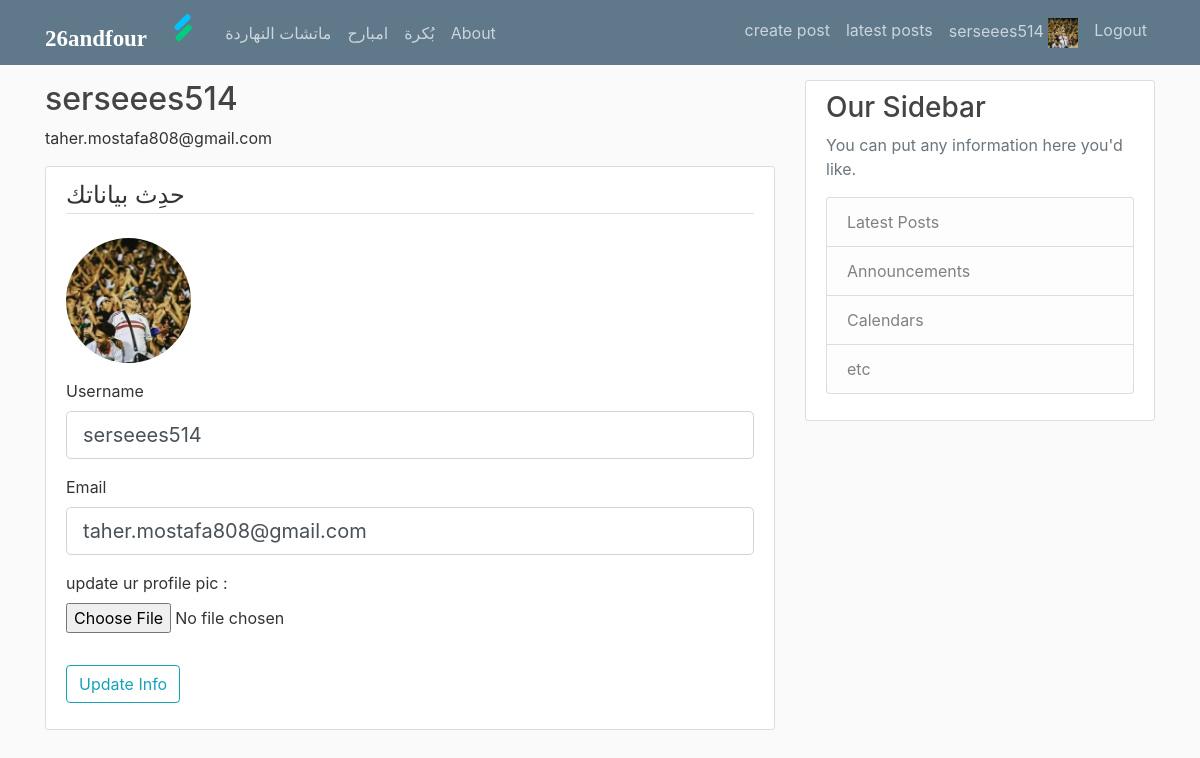
Page /account (signed in) on the committed database.
### mysite/models.py (models this page shows, shortened)
class User(db.Model, UserMixin):
    id = db.Column(db.Integer, primary_key=True)
    name = db.Column(db.String(20), nullable=False)
    email = db.Column(db.String(50), nullable=False)
    password = db.Column(db.String(20), nullable=False)
    p_img = db.Column(db.String(8), nullable=False, default="3zma.jpg")
    posts = db.relationship("Post", backref='author', lazy=True)

### mysite/routes.py (the view, shortened to what this page needs)
@app.route("/account", methods=['GET', 'POST'])
@login_required
def account():
    form = Update_Form()
    if request.method == 'GET':
        form.email.data = current_user.email
        form.username.data = current_user.name
    p_img = url_for("static",filename="images/"+current_user.p_img)
    return render_template("acc.html", title='account', form=form, img=p_img)

### mysite/forms.py (shortened to what this page needs)
class Update_Form(FlaskForm):
    username = StringField('Username',
                           validators=[Length(min=2, max=20)])
    email = StringField('Email',
                        validators=[Email()])
    p_img = FileField('update ur profile pic : ', validators=[FileAllowed(['jpg', 'png', 'jpeg'])])
    submit = SubmitField('Update Info')

### mysite/models.py (called while the page is built)
@login_manager.user_loader
def load_user(user_id):
    return User.query.get(int(user_id))

### mysite/templates/acc.html (shortened to what this page needs)
{% extends "layout.html" %}
{% block content %}
        <h2>{{current_user.name}}</h2>
        <p>{{ current_user.email }}</p>
<div class="content-section">
        <form method="POST" action="" enctype="multipart/form-data">
            <fieldset class="form-group">
                <img class="rounded-circle account-img" src="{{ img }}">
                <legend class="border-bottom mb-4">حدِث بياناتك</legend>
                <div class="form-group">
                    {{ form.username.label(class="form-control-label") }}
                    {% if form.username.errors %}
                        {{ form.username(class="form-control form-control-lg is-invalid") }}
                        <div class="invalid-feedback">
                            {% for error in form.username.errors %}
                                <span>{{ error }}</span>
                            {% endfor %}
                        </div>
                    {% else %}
                        {{ form.username(class="form-control form-control-lg") }}
                    {% endif %}
                </div>
                <div class="form-group">
                    {{ form.email.label(class="form-control-label") }}
                    {% if form.email.errors %}
                        {{ form.email(class="form-control form-control-lg is-invalid") }}
                        <div class="invalid-feedback">
                            {% for error in form.email.errors %}
                                <span>{{ error }}</span>
                            {% endfor %}
                        </div>
                    {% else %}
                        {{ form.email(class="form-control form-control-lg") }}
                    {% endif %}
                </div>
                <div class="form-group">
                    {{ form.p_img.label(class="form-control-label") }}
                    {{ form.p_img(class="form-control-file ") }}
                </div>
            </fieldset>
            <div class="form-group">
                {{ form.submit(class="btn btn-outline-info") }}
            </div>
        </form>
    </div>
{% endblock content %}

### mysite/templates/layout.html (shortened to what this page needs)
<!DOCTYPE html>
<html>
<head>
    <link rel="stylesheet" href="https://maxcdn.bootstrapcdn.com/bootstrap/4.0.0/css/bootstrap.min.css">
    <link rel="stylesheet" type="text/css" href="{{ url_for('static', filename='main.css') }}">
</head>
<body>
    <header class="site-header">
      <nav class="navbar navbar-expand-md navbar-dark bg-steel fixed-top">
        <div class="container">
          <a class="navbar-brand mr-4" href="/"><img src="{{url_for('static',filename='images/logo-white.svg')}}" alt="logo">
          </a>
          <div class="collapse navbar-collapse" id="navbarToggle">
            <div class="navbar-nav mr-auto">
              <a class="nav-item nav-link" href="{{ url_for('home') }}">ماتشات النهاردة</a>
              <a class="nav-item nav-link" href="{{ url_for('yesterday') }}">امبارح</a>
              <a class="nav-item nav-link" href="{{ url_for('tomorrow') }}">بُكرة</a>
              <a class="nav-item nav-link" href="{{ url_for('about') }}">About</a>
            </div>
            <div class="navbar-nav">
                {% if current_user.is_authenticated %}
                    <a class="nav-item nav-link" href="{{ url_for('post') }}">create post</a>
                    <a class="nav-item nav-link" href="{{ url_for('posts') }}">latest posts</a>
                    <a class="nav-item nav-link" href="{{ url_for('account') }}">{{ current_user.name }}
                     <img src='{{url_for("static",filename="images/"+current_user.p_img)}}' height="30" width="30">
                    </a>
                    <a class="nav-item nav-link" href="{{ url_for('logout') }}">Logout</a>
                {% else %}
                  <a class="nav-item nav-link" href="{{ url_for('login') }}">Login</a>
                  <a class="nav-item nav-link" href="{{ url_for('register') }}">Register</a>
                {% endif %}
            </div>
          </div>
        </div>
      </nav>
    </header>
    <main role="main" class="container">
      <div class="row">
        <div class="col-md-8">
          {% block content %}{% endblock %}
        </div>
        <div class="col-md-4">
          <div class="content-section">
            <h3>Our Sidebar</h3>
            <p class='text-muted'>You can put any information here you'd like.
              <ul class="list-group">
                <li class="list-group-item list-group-item-light">Latest Posts</li>
                <li class="list-group-item list-group-item-light">Announcements</li>
                <li class="list-group-item list-group-item-light">Calendars</li>
                <li class="list-group-item list-group-item-light">etc</li>
              </ul>
            </p>
          </div>
        </div>
      </div>
    </main>
</body>
</html>

### mysite/static/main.css (style rules this page uses)
body { background: #fafafa; color: #333333; margin-top: 5rem; }
h1, h2, h3, h4, h5, h6 { color: #444444; }
.bg-steel { background-color: #5f788a; }
.site-header .navbar-nav .nav-link { color: #cbd5db; }
.content-section { background: #ffffff; padding: 10px 20px; border: 1px solid #dddddd; border-radius: 3px; margin-bottom: 20px; }
.account-img { height: 125px; width: 125px; margin-right: 20px; margin-bottom: 16px; }

### rows in the picture
User: name "serseees514", p_img (picture), email "taher.mostafa808@gmail.com"
